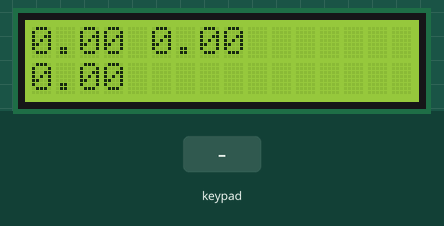
Bench run of a sketch on a simulated Arduino Uno, built with avr-gcc and run on an emulated ATmega328P. Shown: 16×2 character LCD. Inputs (shaded band) come from the test bench.

Above: at 3.2 s.
3.3 s: key 'A' pressed
4.9 s: keypad keys 9 8 7 6 # pressed 0.4 s apart
At 7.0 s:
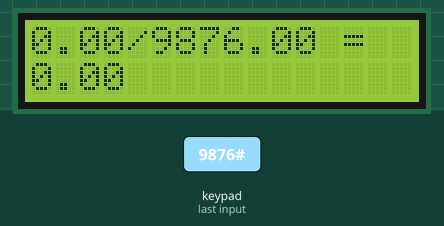
8.4 s: key 'B' pressed
At 9.7 s:
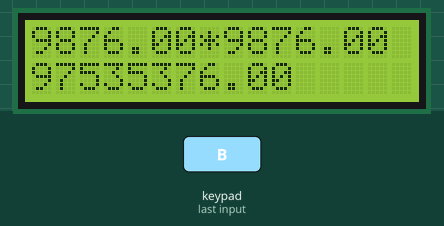
10.0 s: keypad keys 9 8 7 6 * pressed 0.4 s apart
At 12.3 s:
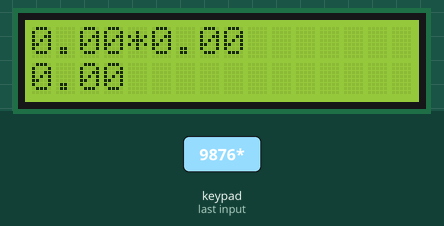
13.5 s: key 'D' pressed
15.1 s: keypad keys 1 3 1 2 1 1 1 0 # pressed 0.4 s apart
At 19.7 s:
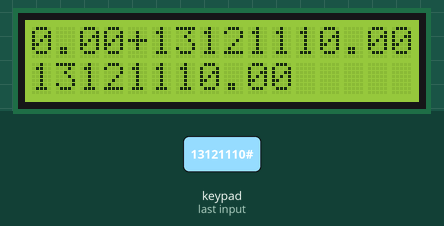
Timing chart, 0 to 21.2 s (numbered marks = the images above; inputs shaded):
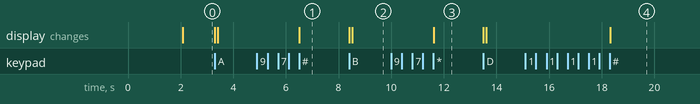

Measured:
- after the input at 4.9 s, the display: changes after 1.6 s (image 1)
- after the input at 8.4 s, the display: first changes at once (image 2 shows a later state)
- after the input at 10.0 s, the display: changes after 1.6 s (image 3)
- after the input at 15.1 s, the display: changes after 3.2 s (image 4)

The sketch:

sempal_claculator.ino
```cpp
#include <LiquidCrystal.h>
#include <Keypad.h>
const byte ROWS = 4;
const byte COLS = 4;


char keys[ROWS][COLS] = {
  {'1','2','3','A'},

  {'4','5','6','B'},

  {'7','8','9','C'},

  {'*','0','#','D'}


  /*{'7','8','9','A'},

  {'4','5','6','B'},

  {'1','2','3','C'},

  {'*','0','#','D'}*/


};


byte rowPins[ROWS] = {9,8,7,6};
byte colPins[COLS] = {13,12,11,10};
LiquidCrystal lcd(A0,A1,A2,A3,A4,A5);
Keypad keypad = Keypad (makeKeymap (keys),rowPins ,colPins, ROWS, ROWS);

 double Num1,Num2,Number,Result;

 char key,action;

 boolean result = false;


void setup() {

  lcd.begin(16, 2);


  lcd.print("CALCULATOR Team2");

   delay(2000);

    lcd.clear();

}


void loop() {


key = keypad.getKey();


if (key!=NO_KEY)

DetectButtons();


if (result==true)

CalculateResult();


DisplayResult();

}


void DetectButtons()

{

     lcd.clear();

    if (key=='*')

    { Number=Num1=Num2=Result=0; result=false;}


     if (key == '1')

    {

    if (Number==0)

    Number=1;

    else

    Number = (Number*10) + 1;

    }


     if (key == '4')

    {

    if (Number==0)

    Number=4;

    else

    Number = (Number*10) + 4;

    }


     if (key == '7')

    {

    if (Number==0)

    Number=7;

    else

    Number = (Number*10) + 7;
    }


    if (key == '0')

    {

    if (Number==0)

    Number=0;

    else

    Number = (Number*10) + 0;
    }


     if (key == '2')

    {

     if (Number==0)

    Number=2;

    else

    Number = (Number*10) + 2;

    }


     if (key == '5')

    {

     if (Number==0)

    Number=5;

    else

    Number = (Number*10) + 5;

    }


     if (key == '8')

    {

     if (Number==0)

    Number=8;

    else

    Number = (Number*10) + 8;

    }


    if (key == '#')

    {

    Num2=Number;

    result = true;

    }


     if (key == '3')

    {

     if (Number==0)

    Number=3;

    else

    Number = (Number*10) + 3;

    }


     if (key == '6')

    {

    if (Number==0)

    Number=6;

    else

    Number = (Number*10) + 6;

    }


     if (key == '9')

    {

    if (Number==0)

    Number=9;

    else

    Number = (Number*10) + 9;

    }


      if (key == 'A' || key == 'B' || key == 'C' || key == 'D')

  {

    Num1 = Number;

    Number =0;

    if (key == 'A')

    { action = '/';}

     if (key == 'B')

    { action = '*'; }

     if (key == 'C')

    { action = '-';}

     if (key == 'D')

    {
      action = '+';}


    delay(100);

  }


}


void CalculateResult()

{

  if (action=='+')

    Result = Num1+Num2;


  if (action=='-')

    Result = Num1-Num2;


  if (action=='*')

    Result = Num1*Num2;


  if (action=='/')

    Result = Num1/Num2;

}


void DisplayResult()

{

  lcd.setCursor(0, 0);


  lcd.print(Num1);
  lcd.print(action);
  lcd.print(Num2);


  if (result==true)

  {lcd.print(" =");
 // lcd.print(Number);
  }


  lcd.setCursor(0, 1);

  lcd.print(Result);

}
```
